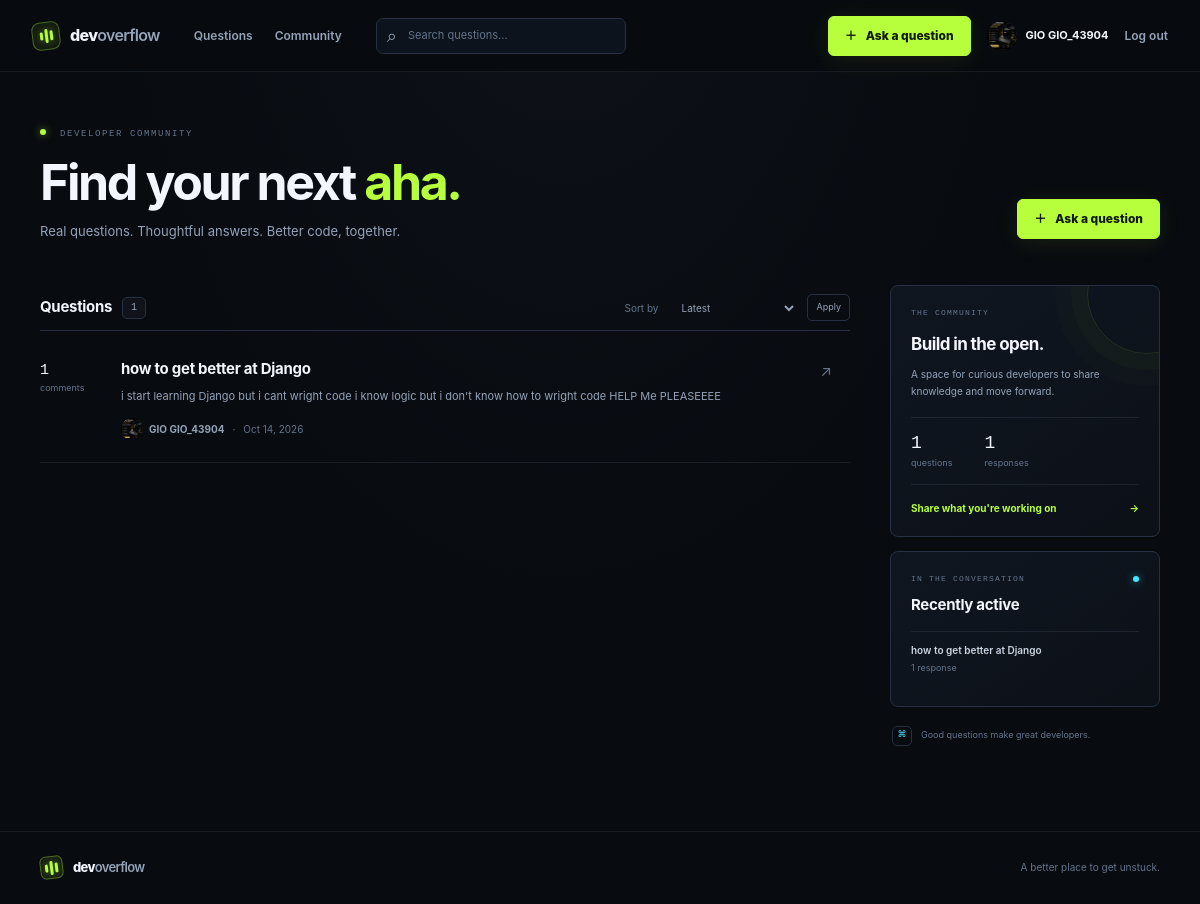
The page / on the database its author committed.
### users/models.py (models this page shows)
class Users(models.Model):
    name = models.CharField()
    email = models.EmailField()
    password = models.CharField()
    bio = models.TextField()
    avatar = models.ImageField(
        upload_to="avatars/",
        default="avatars/default.png",
        blank=True
    )
    is_curentUser = models.BooleanField(default=0)

### questions/models.py (models this page shows)
class Questions(models.Model):
    title = models.CharField(max_length=200)
    context = models.TextField()
    creator = models.ForeignKey(
        Users,
        on_delete=models.CASCADE,
        related_name="posts"
    )
    created_at = models.DateTimeField(auto_now_add=True)

### questions/views.py (the view)
# urls.py: path('', views.all_posts, name="main_page"),
def all_posts(request):
    search_query = request.GET.get("q", "").strip()
    sort_order = request.GET.get("sort", "latest")
    questions = Questions.objects.select_related("creator").annotate(
        comments_count=Count("comments")
    )
    if search_query:
        questions = questions.filter(
            Q(title__icontains=search_query) | Q(context__icontains=search_query)
        )
    if sort_order == "most_discussed":
        questions = questions.order_by("-comments_count", "-created_at")
    else:
        sort_order = "latest"
        questions = questions.order_by("-created_at")
    context = {
        "all_posts": questions,
        "active_questions": Questions.objects.annotate(
            comments_count=Count("comments")
        ).order_by("-comments_count", "-created_at")[:4],
        "question_count": Questions.objects.count(),
        "result_count": questions.count(),
        "comment_count": Comments.objects.count(),
        "search_query": search_query,
        "sort_order": sort_order,
        "current_user": get_curent_user(),
    }
    return render(request, "all_posts.html", context)

### users/context_processors.py (called while the page is built)
def current_user(request):
    return {"current_user": get_curent_user()}

### users/utils.py (called while the page is built)
def get_curent_user():
    return Users.objects.filter(is_curentUser=True).first()

### questions/templates/all_posts.html (shortened to what this page needs)
{% extends "master.html" %}
{% load static %}
{% block extra_styles %}
    <link rel="stylesheet" href="{% static 'CSS/all_posts.css' %}">
{% endblock extra_styles %}
{% block main %}
<section class="feed-heading">
    <div>
        <p class="eyebrow"><span class="status-dot"></span> DEVELOPER COMMUNITY</p>
        <h1>Find your next <span class="text-accent">aha.</span></h1>
        <p class="page-intro">Real questions. Thoughtful answers. Better code, together.</p>
    </div>
    <a class="button button-primary heading-ask" href="{% url 'add_questions' %}"><span aria-hidden="true">＋</span> Ask a question</a>
</section>
<div class="feed-layout">
    <section class="question-feed" aria-labelledby="question-list-heading">
        <div class="feed-toolbar">
            <div class="feed-count">
                <h2 id="question-list-heading">Questions</h2>
                <span class="count-pill">{{ result_count }}</span>
            </div>
            <form class="sort-form" method="get" action="{% url 'main_page' %}">
                <label for="question-sort">Sort by</label>
                <select id="question-sort" name="sort">
                    <option value="latest" {% if sort_order == "latest" %}selected{% endif %}>Latest</option>
                </select>
                <button class="sort-apply" type="submit">Apply</button>
            </form>
        </div>
        <div class="question-list">
            {% for question in all_posts %}
                <article class="question-card">
                    <div class="question-metrics" aria-label="{{ question.comments_count }} comments">
                        <span class="metric-number">{{ question.comments_count }}</span>
                        <span class="metric-label">comments</span>
                    </div>
                    <div class="question-card-body">
                        <h3><a href="{% url 'question_detail' question.id %}">{{ question.title }}</a></h3>
                        <p class="question-excerpt">{{ question.context|truncatewords:34 }}</p>
                        <div class="question-meta">
                            <a class="author-link" href="{% url 'user_info' question.creator.id %}">
                                {% if question.creator.avatar and question.creator.avatar.name != "avatars/default.png" %}
                                    <img class="avatar avatar-tiny" src="{{ question.creator.avatar.url }}" alt="">
                                {% else %}
                                    <span class="avatar avatar-tiny avatar-fallback" aria-hidden="true">{{ question.creator.name|first|upper }}</span>
                                {% endif %}
                                <span>{{ question.creator.name }}</span>
                            </a>
                            <span class="meta-separator" aria-hidden="true">·</span>
                            <time datetime="{{ question.created_at|date:'c' }}">{{ question.created_at|date:"M j, Y" }}</time>
                        </div>
                    </div>
                    <a class="question-open" href="{% url 'question_detail' question.id %}" aria-label="Open {{ question.title }}">↗</a>
                </article>
            {% endfor %}
        </div>
    </section>
    <aside class="feed-sidebar" id="community" aria-label="Community overview">
        <section class="sidebar-panel community-panel">
            <p class="sidebar-label">THE COMMUNITY</p>
            <h2>Build in the open.</h2>
            <p>A space for curious developers to share knowledge and move forward.</p>
            <div class="community-stats">
                <div><strong>{{ question_count }}</strong><span>questions</span></div>
                <div><strong>{{ comment_count }}</strong><span>responses</span></div>
            </div>
            <a class="sidebar-ask-link" href="{% url 'add_questions' %}">Share what you're working on <span aria-hidden="true">→</span></a>
        </section>
        <section class="sidebar-panel active-panel">
            <div class="sidebar-heading">
                <p class="sidebar-label">IN THE CONVERSATION</p>
                <span class="live-indicator" aria-label="Recently active"></span>
            </div>
            <h2>Recently active</h2>
            {% for question in active_questions %}
                <a class="active-question" href="{% url 'question_detail' question.id %}">
                    <span>{{ question.title }}</span>
                    <small>{{ question.comments_count }} {% if question.comments_count == 1 %}response{% else %}responses{% endif %}</small>
                </a>
            {% empty %}
                <p class="sidebar-empty">Open the conversation by asking the first question.</p>
            {% endfor %}
        </section>
        <div class="sidebar-note"><span aria-hidden="true">⌘</span> Good questions make great developers.</div>
    </aside>
</div>
{% endblock main %}

### users/templates/master.html (shortened to what this page needs)
<!DOCTYPE html>
<html lang="en">
<head>
    {% load static %}
    <link rel="stylesheet" href="{% static 'CSS/global.css' %}">
    <link rel="stylesheet" href="{% static 'CSS/responsive.css' %}">
    {% block extra_styles %}{% endblock extra_styles %}
</head>
<body>
    <header class="site-header">
        <nav class="nav-shell" aria-label="Main navigation">
            <a class="brand" href="{% url 'main_page' %}" aria-label="DevOverflow home">
                <span class="brand-mark" aria-hidden="true"><span></span><span></span><span></span></span>
                <span>dev<span class="brand-accent">overflow</span></span>
            </a>
            <div class="nav-links">
                <a class="nav-link" href="{% url 'main_page' %}">Questions</a>
                <a class="nav-link" href="{% url 'main_page' %}#community">Community</a>
            </div>
            <form class="nav-search" action="{% url 'main_page' %}" method="get" role="search">
                <span class="search-icon" aria-hidden="true">⌕</span>
                <input id="site-search" type="search" name="q" placeholder="Search questions..." value="{{ search_query }}">
            </form>
            <div class="nav-actions">
                <a class="button button-primary nav-ask" href="{% url 'add_questions' %}"><span aria-hidden="true">＋</span> Ask a question</a>
                {% if current_user %}
                    <a class="user-menu" href="{% url 'profile' %}" aria-label="View {{ current_user.name }}'s profile">
                        {% if current_user.avatar and current_user.avatar.name != "avatars/default.png" %}
                            <img class="avatar avatar-small" src="{{ current_user.avatar.url }}" alt="">
                        {% else %}
                            <span class="avatar avatar-small avatar-fallback" aria-hidden="true">{{ current_user.name|first|upper }}</span>
                        {% endif %}
                        <span class="user-menu-name">{{ current_user.name }}</span>
                    </a>
                    <a class="nav-link nav-logout" href="{% url 'logout' %}">Log out</a>
                {% else %}
                    <a class="nav-link nav-login" href="{% url 'login_user' %}">Log in</a>
                    <a class="button button-outline nav-register" href="{% url 'register' %}">Create account</a>
                {% endif %}
            </div>
        </nav>
    </header>
    <main class="page-shell">
    {% block main %}
    {% endblock main %}
    </main>
    <footer class="site-footer">
        <div class="footer-inner">
            <a class="brand footer-brand" href="{% url 'main_page' %}">
                <span class="brand-mark" aria-hidden="true"><span></span><span></span><span></span></span>
                <span>dev<span class="brand-accent">overflow</span></span>
            </a>
            <span>A better place to get unstuck.</span>
        </div>
    </footer>
</body>
</html>

### rows shown on the page
Users: avatar (picture), name "GIO GIO_43904"
Questions: comments_count "1", title "how to get better at Django", context "i start learning Django but i cant wright code i know logic but i don't know how to wright code HELP Me PLEASEEEE", creator.avatar (picture), creator.name "GIO GIO_43904", created_at "Oct 14, 2026", shows "response"

### other values the page prints
{{ result_count }} "1"
{{ question_count }} "1"
{{ comment_count }} "1"
